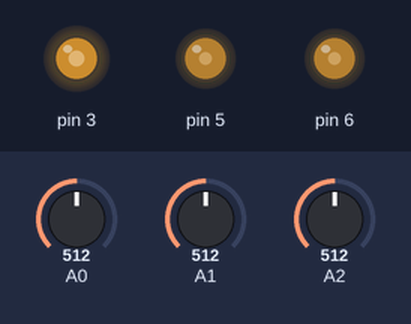
A sketch run on a simulated Arduino Uno, built with avr-gcc and run on an emulated ATmega328P. Parts: output pins drawn as LEDs (lit = HIGH). The test bench sets the inputs (shaded band); at power-on: A1 = 512, A2 = 512, A0 = 512.

Above: at 1.2 s.
1.3 s: A1 set to 716
At 2.0 s:
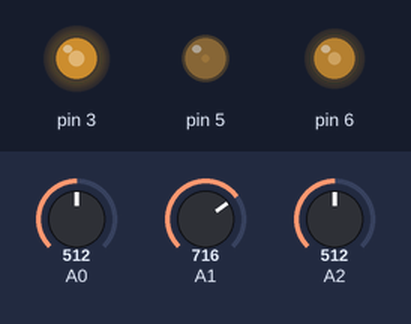
2.8 s: A2 set to 716
At 3.3 s:
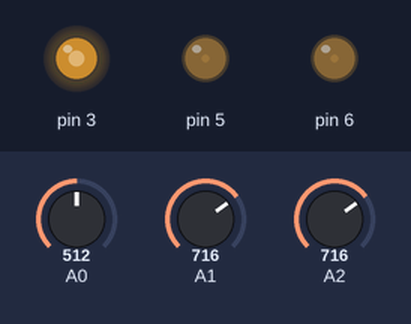
4.3 s: A0 set to 900
At 5.5 s:
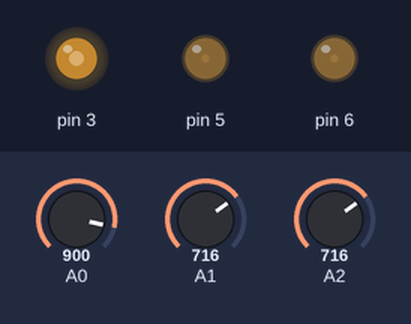
5.8 s: A0 set to 1023
At 6.5 s:
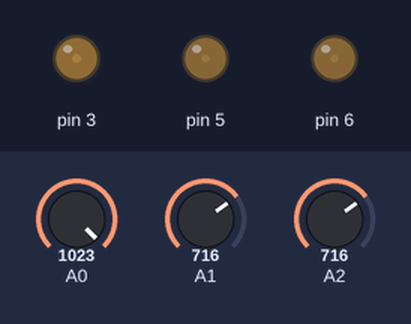
7.3 s: A1 set to 900
At 7.7 s:
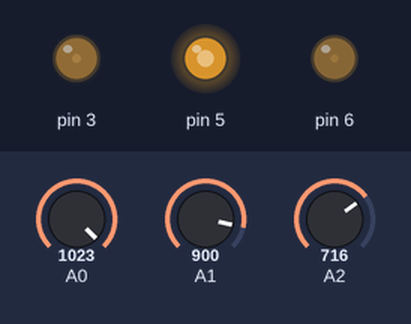
8.8 s: A2 set to 900
At 10.2 s:
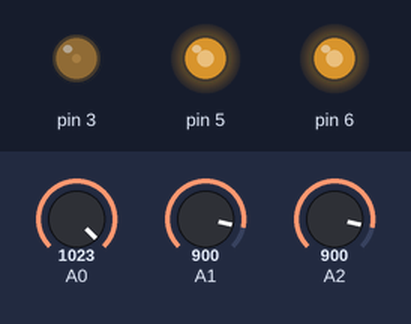
Timing chart, 0 to 11.3 s (numbered marks = the images above; inputs shaded):
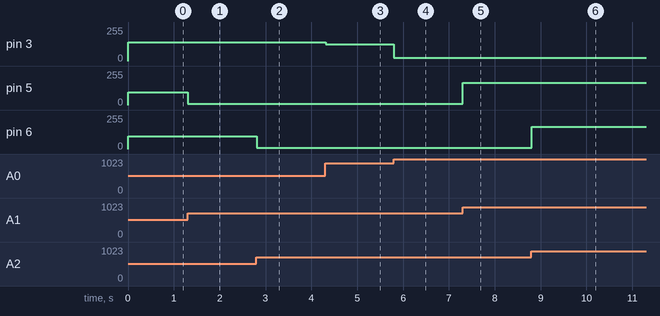

Measured:
- after the input at 1.3 s, pin 5: 94/255 → 11/255 at once
- after the input at 2.8 s, pin 6: 94/255 → 11/255 at once
- after the input at 4.3 s, pin 3: 141/255 → 124/255 at once
- after the input at 5.8 s, pin 3: 124/255 → 25/255 at once
- after the input at 7.3 s, pin 5: 11/255 → 168/255 at once
- after the input at 8.8 s, pin 6: 11/255 → 168/255 at once

The sketch:

039-accelerometro-analogico-rgb.ino
```cpp
void setup() {
  Serial.begin(9600);
}

void loop() {
  int x = analogRead(A0);
  int y = analogRead(A1);
  int z = analogRead(A2);
/*
  Serial.print("x: ");
  Serial.print(x);
  Serial.print("\ty: ");
  Serial.print(y);
  Serial.print("\tz: ");
  Serial.println(z);
*/
  int r = map(x, 200,400, 0,255);
  int g = map(y, 100,400, 0,255);
  int b = map(z, 100,400, 0,255);

  analogWrite(3, r);
  analogWrite(5, g);
  analogWrite(6, b);

  delay(10);
}
```
